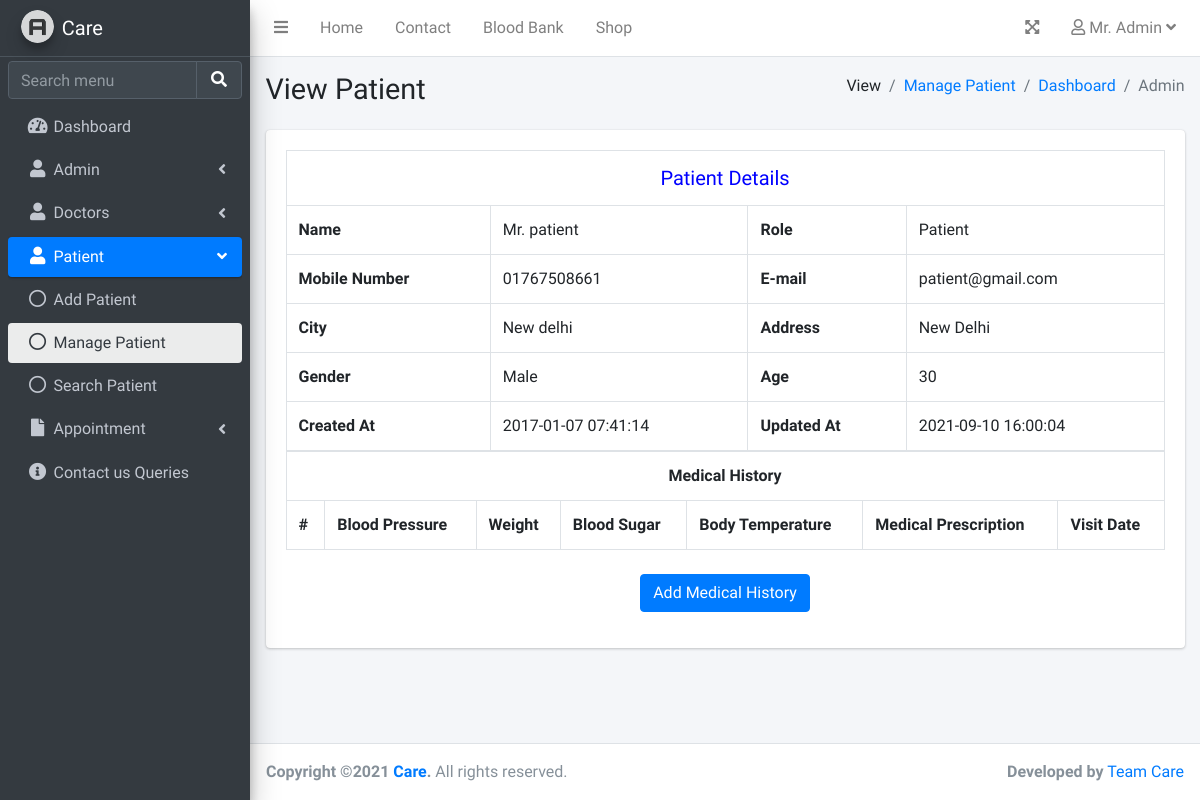
/view.php?id=4 (signed in), run on an earlier commit of the app's database.
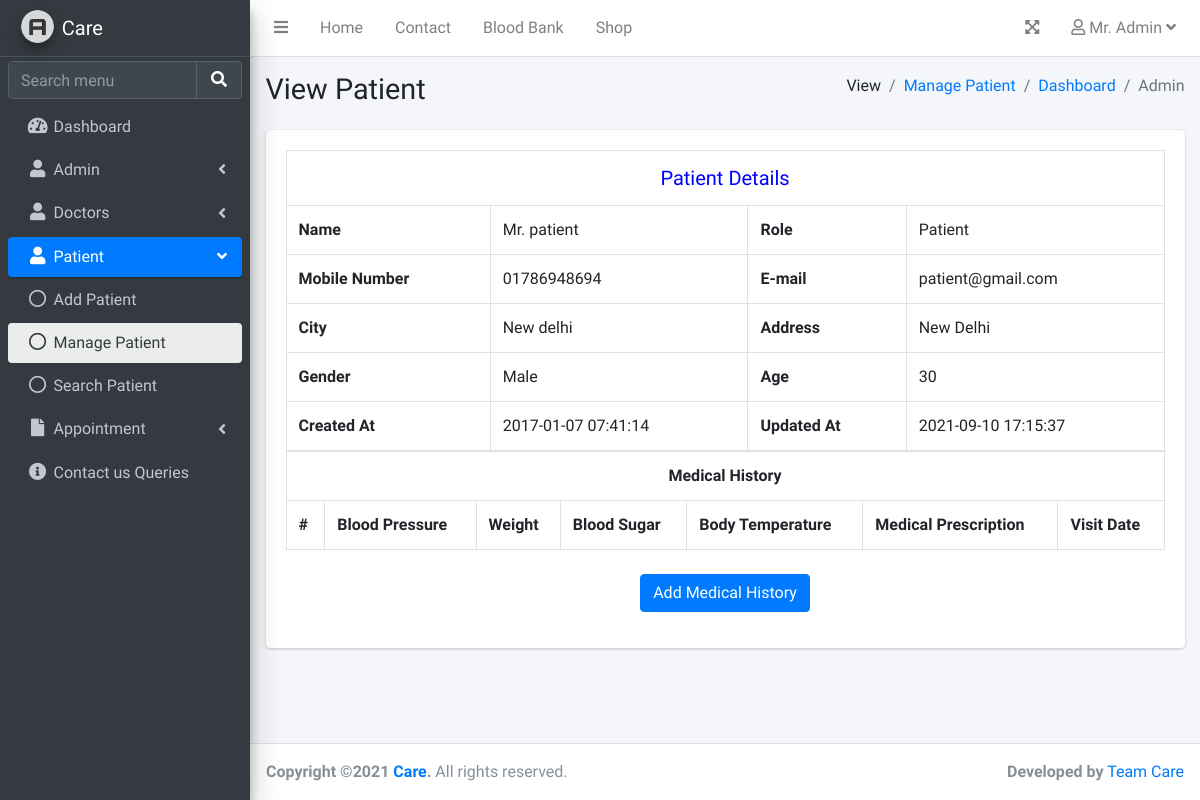
And on a later commit of the database.
### tables this page shows
CREATE TABLE IF NOT EXISTS `users` (
  `id` int(11) NOT NULL AUTO_INCREMENT,
  `specialization` varchar(191) DEFAULT NULL,
  `fees` double DEFAULT '0',
  `fullName` varchar(255) DEFAULT NULL,
  `address` longtext,
  `city` varchar(255) DEFAULT NULL,
  `gender` varchar(255) DEFAULT NULL,
  `email` varchar(255) DEFAULT NULL,
  `mobile_number` varchar(50) DEFAULT NULL,
  `age` double DEFAULT '0',
  `password` varchar(255) DEFAULT NULL,
  `role` varchar(100) NOT NULL DEFAULT 'patient',
  `created_at` timestamp NULL DEFAULT CURRENT_TIMESTAMP,
  `updated_at` timestamp NULL DEFAULT CURRENT_TIMESTAMP ON UPDATE CURRENT_TIMESTAMP,
  PRIMARY KEY (`id`),
  KEY `email` (`email`)
);

### include/config.php (called while the page is built, shortened)
<?php
    function app($token){
        $data = [
            'name' => "Care",
            'short_name' => "Care",
            'developer' => "Team Care",
            'developer_url' => "https://teamcare.com",
        ];
        if($token){
            return $data[$token];
        }
    }
?>

### view.php (the view, shortened to what this page needs)
<?php
include('include/config.php');
$con = connection();
$result = mysqli_query($con,"select * from users where id = '".$_GET['id']."'");
$details = mysqli_fetch_array($result);
?>
<!DOCTYPE html>
<html lang="en">
<head>
    <link rel="stylesheet" href="plugins/fontawesome-free/css/all.min.css">
    <link rel="stylesheet" href="plugins/datatables-bs4/css/dataTables.bootstrap4.min.css">
    <link rel="stylesheet" href="plugins/datatables-responsive/css/responsive.bootstrap4.min.css">
    <link rel="stylesheet" href="plugins/datatables-buttons/css/buttons.bootstrap4.min.css">
    <link rel="stylesheet" href="dist/css/adminlte.min.css">
</head>
<body class="hold-transition sidebar-mini layout-fixed">
<div class="wrapper">
    <?php include('include/nav.php'); ?>
    <?php include('include/menu.php'); ?>
    <div class="content-wrapper">
        <div class="content-header">
            <div class="container-fluid">
                <div class="row mb-2">
                    <div class="col-sm-6">
                        <h1 class="m-0">View <?php echo ucfirst($details['role']); ?></h1>
                    </div>
                    <div class="col-sm-6">
                        <ol class="breadcrumb float-sm-right">
                            <li class="breadcrumb-item">View</li>
                            <li class="breadcrumb-item"><a href="manage-admin.php">Manage <?php echo ucfirst($details['role']); ?></a></li>
                            <li class="breadcrumb-item"><a href="dashboard.php">Dashboard</a></li>
                            <li class="breadcrumb-item active"><?php echo ucfirst($_SESSION['user_details']['role']); ?></li>
                        </ol>
                    </div>
                </div>
            </div>
        </div>
        <section class="content">
            <div class="container-fluid">
                <div class="card">
                    <div class="card-body">
                        <table border="1" class="table table-bordered">
                            <tr align="center">
                                <td colspan="4" style="font-size:20px;color:blue"><?php echo ucfirst($details['role']); ?> Details</td>
                            </tr>
                            <tr>
                                <th>Name</th>
                                <td><?php  echo $details['fullName'];?></td>
                                <th>Role</th>
                                <td><?php  echo ucfirst($details['role']);?></td>
                            </tr>
                            <tr>
                                <th>Mobile Number</th>
                                <td><?php  echo $details['mobile_number'];?></td>
                                <th>E-mail</th>
                                <td><?php  echo $details['email'];?></td>
                            </tr>
                            <tr>
                                <th>City</th>
                                <td><?php  echo $details['city'];?></td>
                                <th>Address</th>
                                <td><?php  echo $details['address'];?></td>
                            </tr>
                            <tr>
                                <th>Gender</th>
                                <td><?php  echo ucfirst($details['gender']);?></td>
                                <th>Age</th>
                                <td><?php  echo $details['age'];?></td>
                            </tr>
                            <tr>
                                <th>Created At</th>
                                <td><?php  echo $details['created_at'];?></td>
                                <th>Updated At</th>
                                <td><?php  echo $details['updated_at'];?></td>
                            </tr>
                        </table>
                        <?php if($details['role']=='patient'){ ?>
                            <table id="datatable" class="table table-bordered dt-responsive nowrap" style="border-collapse: collapse; border-spacing: 0; width: 100%;">
                                <tr align="center">
                                    <th colspan="8" >Medical History</th>
                                </tr>
                                <tr>
                                    <th>#</th>
                                    <th>Blood Pressure</th>
                                    <th>Weight</th>
                                    <th>Blood Sugar</th>
                                    <th>Body Temperature</th>
                                    <th>Medical Prescription</th>
                                    <th>Visit Date</th>
                                </tr>
                            </table>
                            <br/>
                            <p align="center"><button class="btn btn-primary waves-effect waves-light w-lg" data-toggle="modal" data-target="#myModal">Add Medical History</button></p>
                        <?php } ?>
                    </div>
                </div>
            </div>
        </section>
    </div>
    <?php include('include/footer.php'); ?>
</div>
</body>
</html>

### include/nav.php (shortened to what this page needs)
<nav class="main-header navbar navbar-expand navbar-white navbar-light">
    <ul class="navbar-nav">
        <li class="nav-item">
            <a class="nav-link" data-widget="pushmenu" href="#" role="button"><i class="fas fa-bars"></i></a>
        </li>
        <li class="nav-item d-none d-sm-inline-block">
            <a href="index.php" class="nav-link">Home</a>
        </li>
        <li class="nav-item d-none d-sm-inline-block">
            <a href="contact.php" class="nav-link">Contact</a>
        </li>
        <li class="nav-item d-none d-sm-inline-block">
            <a href="#" class="nav-link">Blood Bank</a>
        </li>
        <li class="nav-item d-none d-sm-inline-block">
            <a href="#" class="nav-link">Shop</a>
        </li>
    </ul>
    <ul class="navbar-nav ml-auto">
        <li class="nav-item">
            <a class="nav-link" data-widget="fullscreen" href="#" role="button">
                <i class="fas fa-expand-arrows-alt"></i>
            </a>
        </li>
        <li class="nav-item dropdown">
            <a class="nav-link" data-toggle="dropdown" href="#">
                <i class="far fa-user"></i>
                <?php echo $_SESSION['user_details']['fullName']; ?>
                <i class="fa fa-angle-down"></i>
            </a>
        </li>
    </ul>
</nav>

### include/menu.php (shortened to what this page needs)
<aside class="main-sidebar sidebar-dark-primary elevation-4">
    <a href="index3.html" class="brand-link">
        <img src="dist/img/AdminLTELogo.png" alt="AdminLTE Logo" class="brand-image img-circle elevation-3" style="opacity: .8">
        <span class="brand-text font-weight-light"><?php echo app('short_name'); ?></span>
    </a>
    <div class="sidebar">
        <div class="form-inline mt-1">
            <div class="input-group" data-widget="sidebar-search">
                <input class="form-control form-control-sidebar" type="search" placeholder="Search menu" aria-label="Search">
                <div class="input-group-append">
                    <button class="btn btn-sidebar">
                        <i class="fas fa-search fa-fw"></i>
                    </button>
                </div>
            </div>
        </div>
        <nav class="mt-2">
            <ul class="nav nav-pills nav-sidebar flex-column" data-widget="treeview" role="menu" data-accordion="false">
                <li class="nav-item">
                    <a href="dashboard.php" class="nav-link <?php if(isset($_SESSION['active_menu']) && $_SESSION['active_menu']=='dashboard'){echo 'active';} ?>">
                        <i class="nav-icon fas fa-tachometer-alt"></i><p>Dashboard</p>
                    </a>
                </li>
                <?php if(isset($_SESSION['user_details']['role']) && $_SESSION['user_details']['role']=="admin"){ ?>
                    <li class="nav-item <?php if(isset($_SESSION['active_menu']) && $_SESSION['active_menu']=='add-admin' || $_SESSION['active_menu']=='manage-admin'){echo 'menu-open';} ?>">
                        <a href="#" class="nav-link <?php if(isset($_SESSION['active_menu']) && $_SESSION['active_menu']=='add-admin' || $_SESSION['active_menu']=='manage-admin'){echo 'active';} ?>">
                            <i class="nav-icon fas fa-user"></i><p>Admin<i class="fas fa-angle-left right"></i></p>
                        </a>
                    </li>
                    <li class="nav-item <?php if(isset($_SESSION['active_menu']) && $_SESSION['active_menu']=='add-doctor' || $_SESSION['active_menu']=='manage-doctor' || $_SESSION['active_menu']=='doctor-specilization'){echo 'menu-open';} ?>">
                        <a href="#" class="nav-link <?php if(isset($_SESSION['active_menu']) && $_SESSION['active_menu']=='add-doctor' || $_SESSION['active_menu']=='manage-doctor' || $_SESSION['active_menu']=='doctor-specilization'){echo 'active';} ?>">
                            <i class="nav-icon fas fa-user"></i><p>Doctors<i class="fas fa-angle-left right"></i></p>
                        </a>
                    </li>
                <?php } ?>
                <?php if(isset($_SESSION['user_details']['role']) && $_SESSION['user_details']['role']=="admin" || $_SESSION['user_details']['role']=="doctor"){ ?>
                    <li class="nav-item <?php if(isset($_SESSION['active_menu']) && $_SESSION['active_menu']=='add-patient' || $_SESSION['active_menu']=='manage-patient' || $_SESSION['active_menu']=='patient-search'){echo 'menu-open';} ?>">
                        <a href="#" class="nav-link <?php if(isset($_SESSION['active_menu']) && $_SESSION['active_menu']=='add-patient' || $_SESSION['active_menu']=='manage-patient' || $_SESSION['active_menu']=='patient-search'){echo 'active';} ?>">
                            <i class="nav-icon fas fa-user"></i><p>Patient<i class="fas fa-angle-left right"></i></p>
                        </a>
                        <ul class="nav nav-treeview">
                            <li class="nav-item">
                                <a href="add-patient.php" class="nav-link <?php if(isset($_SESSION['active_menu']) && $_SESSION['active_menu']=='add-patient'){echo 'active';} ?>">
                                    <i class="far fa-circle nav-icon"></i><p>Add Patient</p>
                                </a>
                            </li>
                            <li class="nav-item">
                                <a href="manage-patient.php" class="nav-link <?php if(isset($_SESSION['active_menu']) && $_SESSION['active_menu']=='manage-patient'){echo 'active';} ?>">
                                    <i class="far fa-circle nav-icon"></i><p>Manage Patient</p>
                                </a>
                            </li>
                            <li class="nav-item">
                                <a href="patient-search.php" class="nav-link <?php if(isset($_SESSION['active_menu']) && $_SESSION['active_menu']=='patient-search'){echo 'active';} ?>">
                                    <i class="far fa-circle nav-icon"></i><p>Search Patient</p>
                                </a>
                            </li>
                        </ul>
                    </li>
                <?php } ?>
                <li class="nav-item <?php if(isset($_SESSION['active_menu']) && $_SESSION['active_menu']=='book-appointment' || $_SESSION['active_menu']=='appointment-history'){echo 'menu-open';} ?>">
                    <a href="#" class="nav-link <?php if(isset($_SESSION['active_menu']) && $_SESSION['active_menu']=='book-appointment' || $_SESSION['active_menu']=='appointment-history'){echo 'active';} ?>">
                        <i class="nav-icon fas fa-file"></i><p>Appointment<i class="fas fa-angle-left right"></i></p>
                    </a>
                </li>
                <?php if(isset($_SESSION['user_details']['role']) && $_SESSION['user_details']['role']=="admin"){ ?>
                    <li class="nav-item">
                        <a href="contact-us-queries.php" class="nav-link <?php if(isset($_SESSION['active_menu']) && $_SESSION['active_menu']=='contact-us-queries'){echo 'active';} ?>">
                            <i class="nav-icon fas fa-info-circle"></i><p>Contact us Queries</p>
                        </a>
                    </li>
                <?php } ?>
            </ul>
        </nav>
    </div>
</aside>

### include/footer.php
<footer class="main-footer">
    <strong>Copyright &copy;<?php echo date('Y')?> <a href="dashboard.php"><?php echo app('name')?></a>.</strong>
    All rights reserved.
    <div class="float-right d-none d-sm-inline-block">
        <b>Developed by</b> <a target="_blank" href="<?php echo app('developer_url') ?>"><?php echo app('developer') ?></a>
    </div>
</footer>

What changed in the data, as far as the page shows it:
changed users "Patient": mobile_number "01767508661" → "01786948694"; updated_at "2021-09-10 16:00:04" → "2021-09-10 17:15:37"
